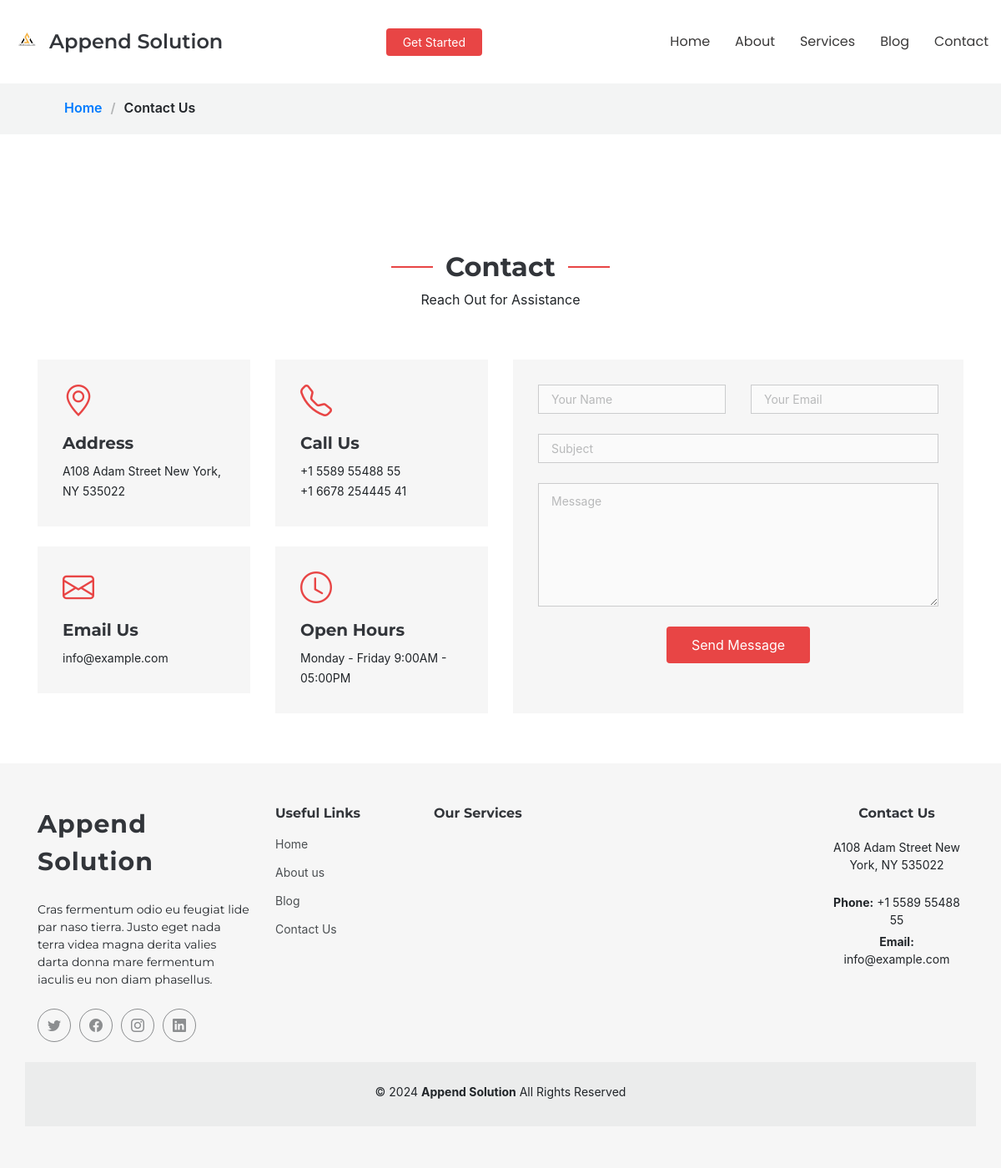
The page /contact-us/ on the database its author committed.
### static_app/models.py (models this page shows)
class GlobalSetting(models.Model):
    text = models.TextField(null=True, blank=True)
    global_image = models.ImageField(
        upload_to="globalsetting/%Y/%m/%d/", null=True, blank=True
    )
    logo_image = models.ImageField(
        upload_to="globalsetting/%Y/%m/%d/", null=True, blank=True
    )
    global_url_insta = models.URLField(null=True, blank=True)
    global_url_facebook = models.URLField(null=True, blank=True)
    global_url_twitter = models.URLField(null=True, blank=True)
    global_url_linkedin = models.URLField(null=True, blank=True)
    insta_is_active = models.BooleanField(default=True)
    facebook_is_active = models.BooleanField(default=True)
    twitter_is_active = models.BooleanField(default=True)
    linkedin_is_active = models.BooleanField(default=True)
    created_at = models.DateField(auto_now_add=True)
    slug = models.CharField(max_length=250, unique=True, default=uuid.uuid4)

class Heading(models.Model):
    services = models.TextField(max_length=250, null=True, blank=True)
    portfolio = models.TextField(max_length=250, null=True, blank=True)
    faq = models.TextField(max_length=250, null=True, blank=True)
    team = models.TextField(max_length=250, null=True, blank=True)
    call_to_action = models.TextField(max_length=250, null=True, blank=True)
    testimonials = models.TextField(max_length=250, null=True, blank=True)
    recent_posts = models.TextField(max_length=250, null=True, blank=True)
    contact = models.TextField(max_length=250, null=True, blank=True)

class CustomerService(models.Model):
    tollfree1 = models.CharField(max_length=250, null=True, blank=True)
    tollfree2 = models.CharField(max_length=250, null=True, blank=True)
    email = models.EmailField(unique=False)
    address = models.CharField(max_length=250, null=True, blank=True)
    servicehours = models.TextField(null=True,blank=True)
    iphonelink = models.CharField(max_length=250, null=True, blank=True)
    androidlink = models.CharField(max_length=250, null=True, blank=True)
    created_at = models.DateField(auto_now_add=True)
    slug = models.CharField(max_length=250, unique=True, default=uuid.uuid4)

### static_app/views.py (the view, shortened to what this page needs)
# urls.py: path('contact-us/', views.ContactUS, name='contact_us'),
def ContactUS(request):
    template_name="web/contact-us.html"
    globlesetting=GlobalSetting.objects.get(id=1)
    heading=Heading.objects.get(id=1)
    costomer_service=CustomerService.objects.get(id=1)
    return render(request, template_name,{'costomer_service':costomer_service,'heading':heading,'globlesetting':globlesetting})

### templates/web/contact-us.html (shortened to what this page needs)
{% extends 'web/base/base.html' %}
{% load static %}
{% block content %}
{% include 'web/base/header.html'%}
<body class="services-details-page">
  <main class="main">
    <div class="page-title mt-3" data-aos="fade">
      <div class="heading">
        <nav class="breadcrumbs">
            <div class="container">
            <ol>
                <li><a href="{% url 'home' %}">Home</a></li>
                <li class="current">Contact Us</li>
            </ol>
            </div>
        </nav>
      </div>
    </div>
    <section id="contact" style="" class="contact section">
      <div class="container section-title" data-aos="fade-up">
        <h2>Contact</h2>
        <p>{{heading.contact}}</p>
      </div>
      <div class="container" data-aos="fade-up" data-aos-delay="100">
        <div class="row gy-4">
          <div class="col-lg-6">
            <div class="row gy-4">
              <div class="col-md-6">
                <div class="info-item" data-aos="fade" data-aos-delay="200">
                  <i class="bi bi-geo-alt"></i>
                  <h3>Address</h3>
                  <p>{{costomer_service.address}}</p>
                </div>
              </div>
              <div class="col-md-6">
                <div class="info-item" data-aos="fade" data-aos-delay="300">
                  <i class="bi bi-telephone"></i>
                  <h3>Call Us</h3>
                  <p>{{costomer_service.tollfree1}}</p>
                  <p>{{costomer_service.tollfree2}}</p>
                </div>
              </div>
              <div class="col-md-6">
                <div class="info-item" data-aos="fade" data-aos-delay="400">
                  <i class="bi bi-envelope"></i>
                  <h3>Email Us</h3>
                  <p>{{costomer_service.email}}</p>
                </div>
              </div>
              <div class="col-md-6">
                <div class="info-item" data-aos="fade" data-aos-delay="500">
                  <i class="bi bi-clock"></i>
                  <h3>Open Hours</h3>
                  <p>{{costomer_service.servicehours}}</p>
                </div>
              </div>
            </div>
          </div>
          <div class="col-lg-6">
            <form action="{% url 'contact_us' %}" method="POST" class="email-form" data-aos="fade-up" data-aos-delay="200">
              <div class="row gy-4">
                <div class="col-md-6">
                  <input type="text" name="name" class="form-control" placeholder="Your Name" required="">
                </div>
                <div class="col-md-6 ">
                  <input type="email" class="form-control" name="email" placeholder="Your Email" >
                </div>
                <div class="col-md-12">
                  <input type="text" class="form-control" name="subject" placeholder="Subject" required="">
                </div>
                <div class="col-md-12">
                  <textarea class="form-control" name="message" rows="6" placeholder="Message" required=""></textarea>
                </div>
                <div class="col-md-12 text-center">
                  <button type="submit">Send Message</button>
                </div>
              </div>
            </form>
          </div>
        </div>
      </div>
    </section>
  </main>
</body>
{% include 'web/base/footer.html' %}
{% endblock content %}

### templates/web/base/header.html (shortened to what this page needs)
{% load static %}
<header id="header" class="header d-flex align-items-center fixed-top">
    <div class="container-fluid position-relative d-flex align-items-center justify-content-between">
      <a href="{% url 'home' %}" class="logo d-flex align-items-center me-auto me-xl-0">
        <img src="{{globlesetting.logo_image.url}}" alt="">
        <h1 class="sitename">Append Solution</h1>
      </a>
      <nav id="navmenu" class="navmenu">
        <ul>
          <li><a href="{% url 'home' %}" class="">Home</a></li>
          <li><a href="{% url 'about_us' %}">About</a></li>
          <li><a href="{% url 'services_list' %}">Services</a></li>
          <li><a href="{% url 'blog_list' %}">Blog</a></li>
          <li><a href="{% url 'contact_us' %}">Contact</a></li>
        </ul>
      </nav>
      <a class="btn-getstarted" href="{% url 'contact_us' %}">Get Started</a>
    </div>
  </header>

### templates/web/base/footer.html (shortened to what this page needs)
{% load static %}
<footer id="footer" class="footer position-relative">
    <div class="container footer-top">
      <div class="row gy-4">
        <div class="col-lg-3 col-md-12 footer-about">
          <a href="{% url 'home' %}" class="logo d-flex align-items-center">
            <span class="sitename">Append Solution</span>
          </a>
          <p>{{globlesetting.text}}</p>
          <div class="social-links d-flex mt-4">
            {% if globlesetting.twitter_is_active %}
            <a href="{{globlesetting.global_url_twitter}}"><i class="bi bi-twitter"></i></a>
            {% endif %}
            {% if globlesetting.facebook_is_active %}
            <a href="{{globlesetting.global_url_facebook}}"><i class="bi bi-facebook"></i></a>
            {% endif %}
            {% if globlesetting.insta_is_active %}
            <a href="{{globlesetting.global_url_insta}}"><i class="bi bi-instagram"></i></a>
            {% endif %}
            {% if globlesetting.linkedin_is_active %}
            <a href="{{globlesetting.global_url_linkedin}}"><i class="bi bi-linkedin"></i></a>
            {% endif %}
          </div>
        </div>
        <div class="col-lg-2 col-6 footer-links">
          <h4>Useful Links</h4>
          <ul>
            <li><a href="{% url 'home' %}">Home</a></li>
            <li><a href="{% url 'about_us' %}">About us</a></li>
            <li><a href="{% url 'blog_list' %}">Blog</a></li>
            <li><a href="{% url 'contact_us' %}">Contact Us</a></li>
          </ul>
        </div>
        <div class="col-lg-5 col-6 footer-links">
          <h4>Our Services</h4>
        </div>
        <div class="col-lg-2 col-md-12 footer-contact text-center text-md-start">
          <h4>Contact Us</h4>
          <p>{{costomer_service.address}}</p>
          <p class="mt-4"><strong>Phone:</strong> <span>{{costomer_service.tollfree1}}</span></p>
          <p><strong>Email:</strong> <span>{{costomer_service.email}}</span></p>
        </div>
      </div>
    </div>
    <div class="container copyright text-center mt-4">
      <p>© <script> document.write(new Date().getFullYear()); </script> <strong class="sitename">Append Solution</strong> <span>All Rights Reserved</span></p>
    </div>
  </footer>

### rows shown on the page
GlobalSetting: logo_image (picture), text "Cras fermentum odio eu feugiat lide par naso tierra. Justo eget nada terra videa magna derita valies darta donna mare fermentum iaculis eu non diam phasellus."
Heading: contact "Reach Out for Assistance"
CustomerService: address "A108 Adam Street New York, NY 535022", tollfree1 "+1 5589 55488 55", tollfree2 "+1 6678 254445 41", email "info@example.com", servicehours "Monday - Friday 9:00AM - 05:00PM"
